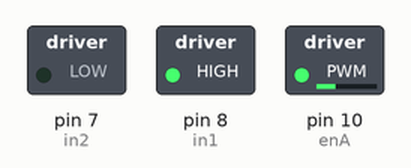
Bench run of a sketch on a simulated Arduino Uno, built with avr-gcc and run on an emulated ATmega328P. Shown: switched loads named in the sketch (green lamp = pin HIGH).

Above: at 0.05 s.
At 3.0 s:
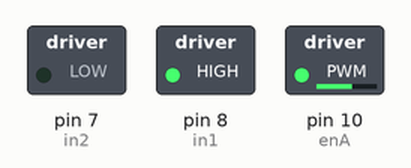
At 6.0 s:
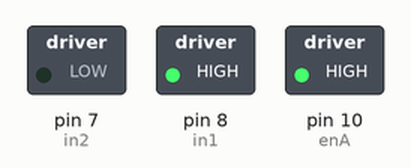
Timing chart, 0 to 7.8 s (numbered marks = the images above):
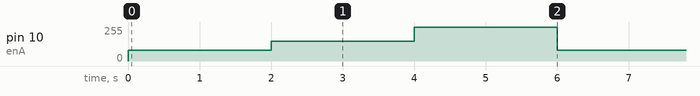

The sketch:

Experiment05.ino
```cpp
int enA = 10;
int in1 = 8;
int in2 = 7;

void setup()
{
  pinMode(enA, OUTPUT);
  pinMode(in1, OUTPUT);
  pinMode(in2, OUTPUT);

  // Motor direction
  digitalWrite(in1, HIGH);
  digitalWrite(in2, LOW);
}

void loop()
{
  // Slow speed
  analogWrite(enA, 80);
  delay(2000);

  // Medium speed
  analogWrite(enA, 150);
  delay(2000);

  // Full speed
  analogWrite(enA, 255);
  delay(2000);
}
```

Measured:
- by itself, pin 10 (enA): repeats every 6.0 s: 150/255 2.0 s, 255/255 2.0 s, 80/255 2.0 s
